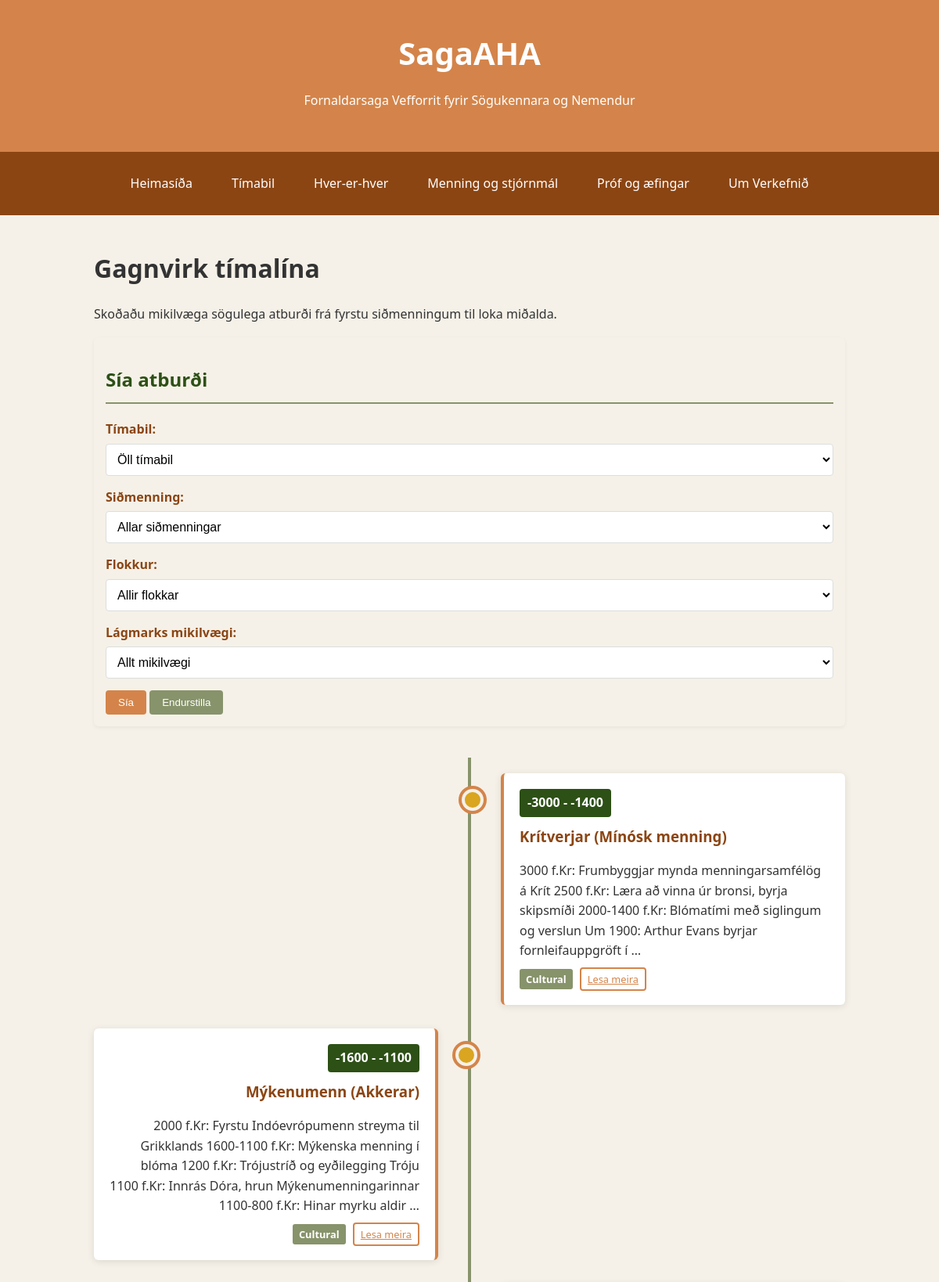
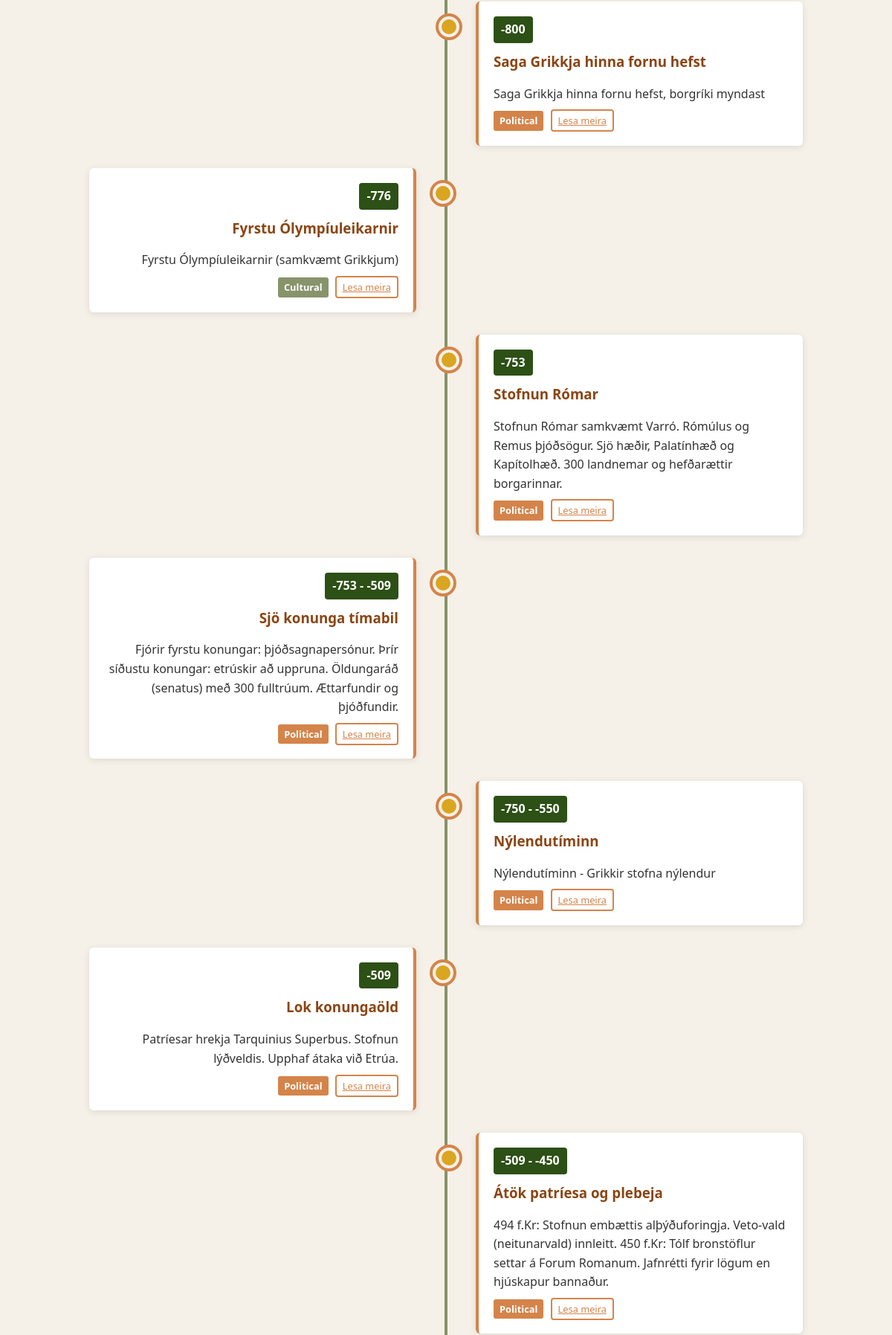
Page /timeline/ (upper part) on the committed database (2 pictures, top to bottom).
### timeline/models.py (models this page shows, shortened)
class TimelineEvent(models.Model):
    EVENT_CATEGORIES = [
        ('political', 'Political'),
        ('military', 'Military'),
        ('cultural', 'Cultural'),
        ('religious', 'Religious'),
        ('scientific', 'Scientific'),
        ('economic', 'Economic'),
        ('other', 'Other'),
    ]
    title = models.CharField(max_length=200)
    title_is = models.CharField(max_length=200)  # Icelandic title
    description = models.TextField()
    description_is = models.TextField()  # Icelandic description
    date_start = models.IntegerField()  # Can be negative for BCE
    date_end = models.IntegerField(null=True, blank=True)  # For events that span multiple years
    period = models.ForeignKey(HistoricalPeriod, on_delete=models.SET_NULL, null=True, related_name='events')
    civilization = models.ForeignKey(Civilization, on_delete=models.SET_NULL, null=True, blank=True, related_name='events')
    region = models.CharField(max_length=100)
    category = models.CharField(max_length=20, choices=EVENT_CATEGORIES)
    importance = models.IntegerField(default=1)  # 1-5 scale for filtering importance levels
    latitude = models.FloatField(null=True, blank=True)  # For map placement
    longitude = models.FloatField(null=True, blank=True)  # For map placement
    image = models.ImageField(upload_to='events/', blank=True, null=True)
    created_at = models.DateTimeField(auto_now_add=True)
    updated_at = models.DateTimeField(auto_now=True)
    class Meta:
        ordering = ['date_start', 'importance']

### timeline/views.py (the view)
# urls.py: path('timeline/', include('timeline.urls')),
def timeline(request):
    periods = HistoricalPeriod.objects.all().order_by('start_year')
    civilizations = Civilization.objects.all().order_by('name_is')
    events = []
    all_civilizations = Civilization.objects.all()
    for civ in all_civilizations:
        civ_events = TimelineEvent.objects.filter(civilization=civ).order_by('date_start')[:20]
        events.extend(civ_events)
    no_civ_events = TimelineEvent.objects.filter(civilization=None).order_by('date_start')[:20]
    events.extend(no_civ_events)
    events = sorted(events, key=lambda x: x.date_start)
    context = {
        'periods': periods,
        'civilizations': civilizations,
        'events': events,
    }
    return render(request, 'timeline/timeline.html', context)

### templates/timeline/timeline.html (shortened to what this page needs)
{% extends 'base.html' %}
{% load static %}
{% block extra_css %}
<link rel="stylesheet" href="{% static 'css/timeline.css' %}">
{% endblock %}
{% block content %}
<div class="timeline-header">
    <h1>Gagnvirk tímalína</h1>
    <p>Skoðaðu mikilvæga sögulega atburði frá fyrstu siðmenningum til loka miðalda.</p>
</div>
<div class="timeline-filters">
    <h2>Sía atburði</h2>
    <form id="filter-form" method="get" action="{% url 'timeline:filter_events' %}">
        <div class="filter-group">
            <label for="period">Tímabil:</label>
            <select name="period" id="period" class="form-select">
                <option value="">Öll tímabil</option>
            </select>
        </div>
        <div class="filter-group">
            <label for="civilization">Siðmenning:</label>
            <select name="civilization" id="civilization" class="form-select">
                <option value="">Allar siðmenningar</option>
            </select>
        </div>
        <div class="filter-group">
            <label for="category">Flokkur:</label>
            <select name="category" id="category" class="form-select">
                <option value="">Allir flokkar</option>
            </select>
        </div>
        <div class="filter-group">
            <label for="importance">Lágmarks mikilvægi:</label>
            <select name="importance" id="importance" class="form-select">
                <option value="">Allt mikilvægi</option>
            </select>
        </div>
        <button type="submit" class="btn-primary">Sía</button>
        <button type="reset" class="btn-secondary">Endurstilla</button>
    </form>
</div>
<div class="timeline-container">
    <div class="timeline-line"></div>
    {% if events %}
        {% for event in events %}
            <div class="timeline-event">
                <div class="event-dot"></div>
                <div class="event-content">
                    <span class="event-date">{{ event.date_start }}{% if event.date_end %} - {{ event.date_end }}{% endif %}</span>
                    <h3 class="event-title">{{ event.title_is }}</h3>
                    <p class="event-description">{{ event.description_is|truncatewords:30 }}</p>
                    <span class="event-category category-{{ event.category }}">{{ event.get_category_display }}</span>
                    <a href="{% url 'timeline:event_detail' event.id %}" class="btn-outline btn-sm">Lesa meira</a>
                </div>
            </div>
        {% endfor %}
    {% else %}
        <div class="no-events">
            <p>Engir atburðir fundust fyrir valdar síur.</p>
        </div>
    {% endif %}
</div>
{% endblock %}

### static/css/style.css (style rules this page uses)
:root { --primary-1: #d4844a; --primary-2: #f5f1e8; --accent-1: #daa520; --accent-2: #2d5016; --supporting-1: #8b4513; --supporting-2: #87936b; --special-1: #722f37; --special-2: #cc5500; --text-dark: #333333; --text-light: #ffffff; --background-light: var(--primary-2); }
body { font-family: 'Segoe UI', Tahoma, Geneva, Verdana, sans-serif; line-height: 1.6; margin: 0; padding: 0; color: var(--text-dark); background-color: var(--background-light); }
h2 { color: var(--accent-2); border-bottom: 2px solid var(--supporting-2); padding-bottom: 10px; }

### static/css/buttons.css (style rules this page uses)
.btn-primary { background-color: var(--primary-1); color: var(--text-light); border: none; padding: 8px 16px; border-radius: 4px; cursor: pointer; font-weight: 500; transition: background-color 0.3s, transform 0.2s; }
.btn-secondary { background-color: var(--supporting-2); color: var(--text-light); border: none; padding: 8px 16px; border-radius: 4px; cursor: pointer; font-weight: 500; transition: background-color 0.3s, transform 0.2s; }
.btn-outline { background-color: transparent; color: var(--primary-1); border: 2px solid var(--primary-1); padding: 6px 14px; border-radius: 4px; cursor: pointer; font-weight: 500; transition: all 0.3s; }
.btn-sm { padding: 4px 8px; font-size: 0.8rem; }

### static/css/forms.css (style rules this page uses)
.form-select { width: 100%; padding: 10px; border: 1px solid #ddd; border-radius: 4px; font-size: 1rem; background-color: var(--text-light); transition: border-color 0.3s, box-shadow 0.3s; }

### static/css/timeline.css (style rules this page uses)
.timeline-container { position: relative; width: 100%; margin: 40px 0; padding: 20px 0; }
.timeline-line { position: absolute; top: 0; bottom: 0; left: 50%; width: 4px; background-color: var(--supporting-2); transform: translateX(-50%); }
.timeline-event { position: relative; margin-bottom: 30px; width: 50%; box-sizing: border-box; }
.timeline-event:nth-child(odd) { left: 0; padding-right: 40px; text-align: right; }
.timeline-event:nth-child(even) { left: 50%; padding-left: 40px; }
.event-content { position: relative; padding: 20px; background-color: var(--text-light); border-radius: 6px; box-shadow: 0 2px 10px rgba(0,0,0,0.1); transition: transform 0.3s, box-shadow 0.3s; }
.timeline-event:nth-child(odd) .event-content { border-right: 4px solid var(--primary-1); }
.timeline-event:nth-child(even) .event-content { border-left: 4px solid var(--primary-1); }
.event-dot { position: absolute; top: 20px; width: 20px; height: 20px; border-radius: 50%; background-color: var(--accent-1); border: 4px solid var(--primary-2); box-shadow: 0 0 0 4px var(--primary-1); }
.timeline-event:nth-child(odd) .event-dot { right: -10px; }
.timeline-event:nth-child(even) .event-dot { left: -10px; }
.event-date { display: inline-block; padding: 5px 10px; background-color: var(--accent-2); color: var(--text-light); border-radius: 4px; font-weight: bold; margin-bottom: 10px; }
.event-title { color: var(--supporting-1); margin-top: 0; margin-bottom: 10px; }
.event-description { color: var(--text-dark); margin-bottom: 10px; }
.event-category { display: inline-block; padding: 3px 8px; border-radius: 3px; font-size: 0.8rem; font-weight: bold; margin-right: 5px; }
.category-political { background-color: var(--primary-1); color: var(--text-light); }
.category-cultural { background-color: var(--supporting-2); color: var(--text-light); }
.timeline-filters { margin-bottom: 30px; padding: 15px; background-color: var(--primary-2); border-radius: 6px; box-shadow: 0 2px 5px rgba(0,0,0,0.05); }
.filter-group { margin-bottom: 15px; }
.filter-group label { display: block; margin-bottom: 5px; font-weight: bold; color: var(--supporting-1); }

### rows in the picture
TimelineEvent: date_start "-3000", date_end "-1400", title_is "Krítverjar (Mínósk menning)", description_is "3000 f.Kr: Frumbyggjar mynda menningarsamfélög á Krít 2500 f.Kr: Læra að vinna úr bronsi, byrja skipsmíði 2000-1400 f.Kr: Blómatími með siglingum og verslun Um 1900: Arthur Evans byrjar fornleifauppgröft í …", category "Cultural"
TimelineEvent: date_start "-1600", date_end "-1100", title_is "Mýkenumenn (Akkerar)", description_is "2000 f.Kr: Fyrstu Indóevrópumenn streyma til Grikklands 1600-1100 f.Kr: Mýkenska menning í blóma 1200 f.Kr: Trójustríð og eyðilegging Tróju 1100 f.Kr: Innrás Dóra, hrun Mýkenumenningarinnar 1100-800 f.Kr: Hinar myrku aldir …", category "Cultural"
TimelineEvent: date_start "-800", title_is "Saga Grikkja hinna fornu hefst", description_is "Saga Grikkja hinna fornu hefst, borgríki myndast", category "Political"
TimelineEvent: date_start "-776", title_is "Fyrstu Ólympíuleikarnir", description_is "Fyrstu Ólympíuleikarnir (samkvæmt Grikkjum)", category "Cultural"
TimelineEvent: date_start "-753", title_is "Stofnun Rómar", description_is "Stofnun Rómar samkvæmt Varró. Rómúlus og Remus þjóðsögur. Sjö hæðir, Palatínhæð og Kapítolhæð. 300 landnemar og hefðarættir borgarinnar.", category "Political"
TimelineEvent: date_start "-753", date_end "-509", title_is "Sjö konunga tímabil", description_is "Fjórir fyrstu konungar: þjóðsagnapersónur. Þrír síðustu konungar: etrúskir að uppruna. Öldungaráð (senatus) með 300 fulltrúum. Ættarfundir og þjóðfundir.", category "Political"
TimelineEvent: date_start "-750", date_end "-550", title_is "Nýlendutíminn", description_is "Nýlendutíminn - Grikkir stofna nýlendur", category "Political"
TimelineEvent: date_start "-509", title_is "Lok konungaöld", description_is "Patríesar hrekja Tarquinius Superbus. Stofnun lýðveldis. Upphaf átaka við Etrúa.", category "Political"
TimelineEvent: date_start "-509", date_end "-450", title_is "Átök patríesa og plebeja", description_is "494 f.Kr: Stofnun embættis alþýðuforingja. Veto-vald (neitunarvald) innleitt. 450 f.Kr: Tólf bronstöflur settar á Forum Romanum. Jafnrétti fyrir lögum en hjúskapur bannaður.", category "Political"
